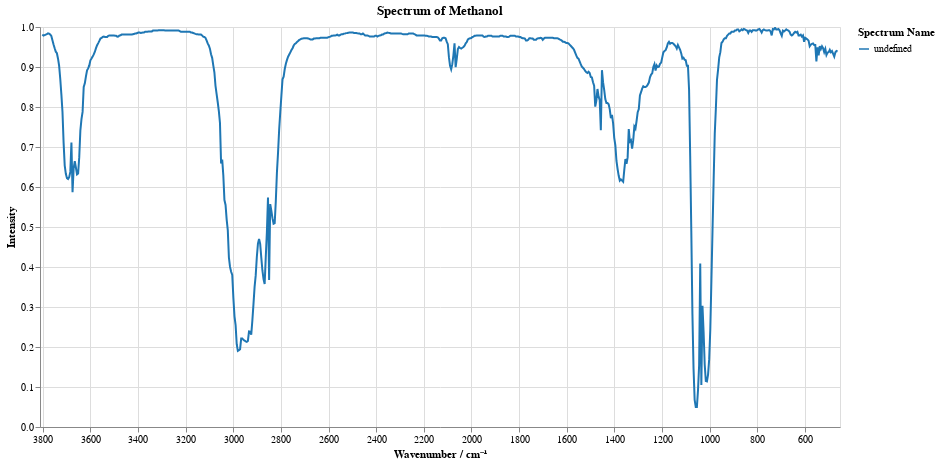

Notebook cell for this chart:
### Markdown cell above
# Initialize the spectrum object

### Code cell
spectrum_methanol = spec_tools.spectrum.Spectrum(name="Methanol", data=spectrum_data)

spectrum_methanol.plot_spectrum()

### Figure 1 — Vega-Lite specification as saved in the notebook (floating-point values rounded to 4 significant figures; data arrays with more than 128 entries replaced by an {"elided": "..."} marker saying what was removed)
{"config": {"view": {"continuousWidth": 300, "continuousHeight": 300}}, "data": {"name": "data-86dbb6dd22a83711a034428ae728d1a9"}, "mark": {"type": "line"}, "encoding": {"color": {"field": "legend", "legend": {"title": "Spectrum Name"}, "scale": {"scheme": "category10", "reverse": false}, "type": "nominal"}, "x": {"axis": {"format": "0.0f"}, "field": "x", "scale": {"domain": [453.4, 3811.0]}, "sort": "descending", "title": "Wavenumber / cm⁻¹", "type": "quantitative"}, "y": {"field": "y", "title": "Intensity", "type": "quantitative"}}, "height": 400, "params": [{"name": "param_4", "select": {"type": "interval"}, "bind": "scales"}], "title": "Spectrum of Methanol", "width": 800, "$schema": "https://vega.github.io/schema/vega-lite/v5.20.1.json", "datasets": {"data-86dbb6dd22a83711a034428ae728d1a9": {"elided": "713 records"}}}
